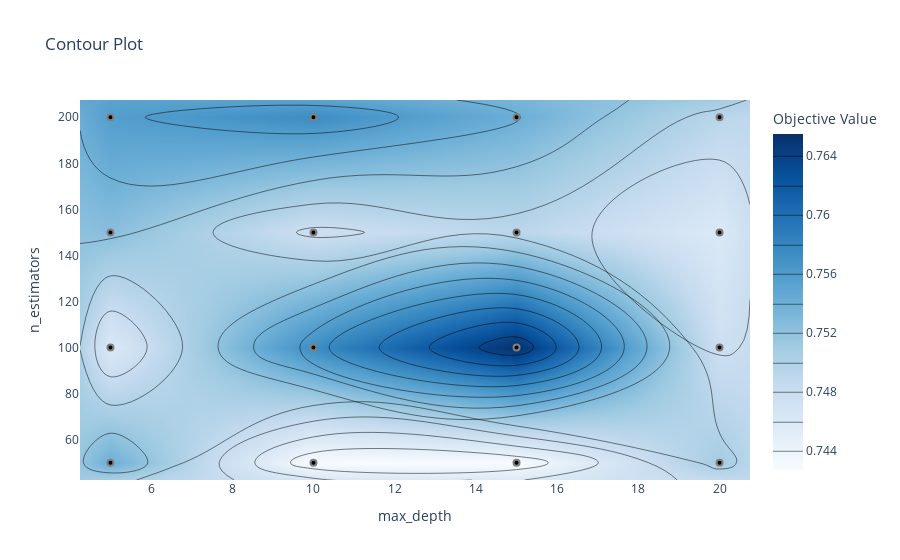

Here is the notebook cell this chart was saved with:
### Code cell
# 4. Contour Plot
plot_contour(study).show()

### Figure 1 — Plotly figure (JSON) as saved in the notebook; plotly's stock layout.template omitted (floating-point values rounded to 4 significant figures)
{"data": [{"colorbar": {"title": {"text": "Objective Value"}}, "colorscale": [[0, "rgb(247,251,255)"], [0.125, "rgb(222,235,247)"], [0.25, "rgb(198,219,239)"], [0.375, "rgb(158,202,225)"], [0.5, "rgb(107,174,214)"], [0.625, "rgb(66,146,198)"], [0.75, "rgb(33,113,181)"], [0.875, "rgb(8,81,156)"], [1, "rgb(8,48,107)"]], "connectgaps": true, "contours": {"coloring": "heatmap"}, "hoverinfo": "none", "line": {"smoothing": 1.3}, "reversescale": false, "type": "contour", "x": [4.25, 5, 10, 15, 20, 20.75], "y": [42.5, 50, 100, 150, 200, 207.5], "z": [[NaN, NaN, NaN, NaN, NaN, NaN], [NaN, 0.7541, 0.7427, 0.7427, 0.7508, NaN], [NaN, 0.7459, 0.7574, 0.7655, 0.7476, NaN], [NaN, 0.7525, 0.7476, 0.7492, 0.746, NaN], [NaN, 0.7557, 0.7574, 0.7541, 0.7492, NaN], [NaN, NaN, NaN, NaN, NaN, NaN]]}, {"marker": {"color": "black", "line": {"color": "Gray", "width": 2}}, "mode": "markers", "name": "Feasible Trial", "showlegend": false, "type": "scatter", "x": [5, 10, 15, 15, 20, 10, 5, 20, 15, 10, 20, 15, 5, 5, 10, 20], "y": [100, 150, 50, 100, 100, 50, 150, 150, 150, 200, 200, 200, 200, 50, 100, 50]}, {"marker": {"color": "#cccccc", "line": {"color": "Gray", "width": 2}}, "mode": "markers", "name": "Infeasible Trial", "showlegend": false, "type": "scatter", "x": [], "y": []}], "layout": {"title": {"text": "Contour Plot"}, "xaxis": {"range": [4.25, 20.75], "title": {"text": "max_depth"}}, "yaxis": {"range": [42.5, 207.5], "title": {"text": "n_estimators"}}}}
